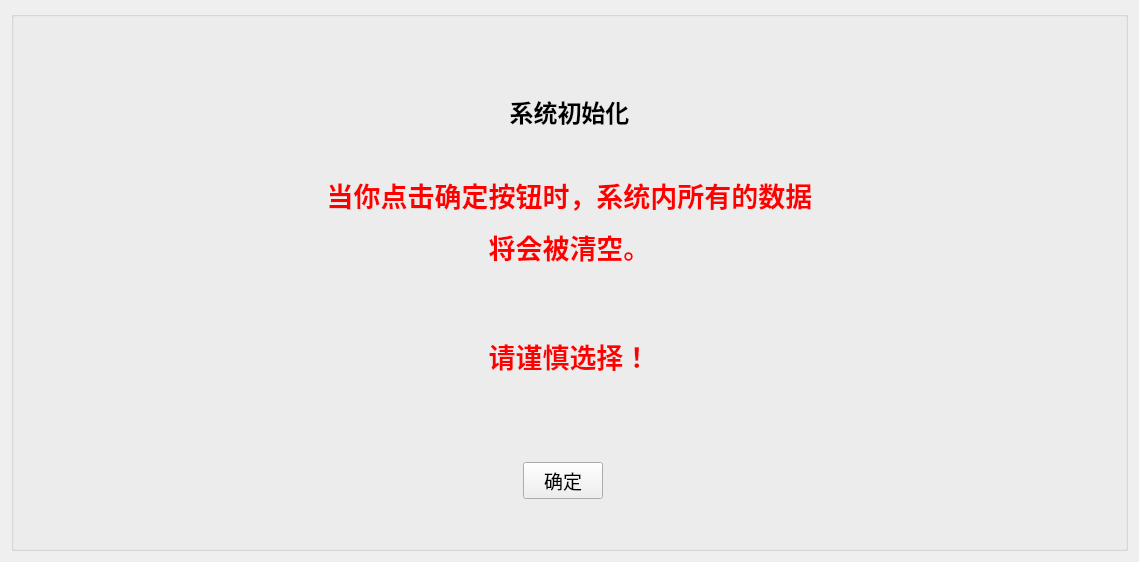
        <widget class="QWidget" name="tab_3">
         <attribute name="title">
          <string>系统设置</string>
         </attribute>
         <layout class="QGridLayout" name="gridLayout_13">
          <item row="0" column="0">
           <widget class="QGroupBox" name="groupBox_7">
            <property name="title">
             <string/>
            </property>
            <layout class="QGridLayout" name="gridLayout_14">
             <item row="1" column="0">
              <layout class="QVBoxLayout" name="verticalLayout">
               <item>
                <widget class="QLabel" name="label_26">
                 <property name="font">
                  <font>
                   <family>Arial</family>
                   <pointsize>18</pointsize>
                  </font>
                 </property>
                 <property name="text">
                  <string>&lt;html&gt;&lt;head/&gt;&lt;body&gt;&lt;p align=&quot;center&quot;&gt;&lt;br/&gt;&lt;/p&gt;&lt;p align=&quot;center&quot;&gt;&lt;span style=&quot; font-weight:600; color:#000000;&quot;&gt;系统初始化&lt;/span&gt;&lt;/p&gt;&lt;/body&gt;&lt;/html&gt;</string>
                 </property>
                </widget>
               </item>
               <item>
                <spacer name="verticalSpacer_3">
                 <property name="orientation">
                  <enum>Qt::Vertical</enum>
                 </property>
                 <property name="sizeHint" stdset="0">
                  <size>
                   <width>20</width>
                   <height>40</height>
                  </size>
                 </property>
                </spacer>
               </item>
               <item>
                <widget class="QLabel" name="label_25">
                 <property name="text">
                  <string>&lt;html&gt;&lt;head/&gt;&lt;body&gt;&lt;p align=&quot;center&quot;&gt;&lt;span style=&quot; font-size:20pt; font-weight:600; color:#ff0000;&quot;&gt;当你点击确定按钮时，系统内所有的数据&lt;/span&gt;&lt;/p&gt;&lt;p align=&quot;center&quot;&gt;&lt;span style=&quot; font-size:20pt; font-weight:600; color:#ff0000;&quot;&gt;将会被清空。&lt;/span&gt;&lt;/p&gt;&lt;p align=&quot;center&quot;&gt;&lt;span style=&quot; font-size:20pt;&quot;&gt;&lt;br/&gt;&lt;/span&gt;&lt;/p&gt;&lt;p align=&quot;center&quot;&gt;&lt;span style=&quot; font-size:20pt; font-weight:600; color:#ff0000;&quot;&gt;请谨慎选择！&lt;/span&gt;&lt;/p&gt;&lt;/body&gt;&lt;/html&gt;</string>
                 </property>
                </widget>
               </item>
               <item>
                <spacer name="verticalSpacer_2">
                 <property name="orientation">
                  <enum>Qt::Vertical</enum>
                 </property>
                 <property name="sizeHint" stdset="0">
                  <size>
                   <width>20</width>
                   <height>40</height>
                  </size>
                 </property>
                </spacer>
               </item>
               <item>
                <spacer name="verticalSpacer_4">
                 <property name="orientation">
                  <enum>Qt::Vertical</enum>
                 </property>
                 <property name="sizeHint" stdset="0">
                  <size>
                   <width>20</width>
                   <height>40</height>
                  </size>
                 </property>
                </spacer>
               </item>
               <item>
                <layout class="QHBoxLayout" name="horizontalLayout_7">
                 <item>
                  <spacer name="horizontalSpacer_2">
                   <property name="orientation">
                    <enum>Qt::Horizontal</enum>
                   </property>
                   <property name="sizeType">
                    <enum>QSizePolicy::Maximum</enum>
                   </property>
                   <property name="sizeHint" stdset="0">
                    <size>
                     <width>500</width>
                     <height>20</height>
                    </size>
                   </property>
                  </spacer>
                 </item>
                 <item>
                  <widget class="QPushButton" name="pushButton_16">
                   <property name="font">
                    <font>
                     <family>Agency FB</family>
                     <pointsize>14</pointsize>
                    </font>
                   </property>
                   <property name="text">
                    <string>确定</string>
                   </property>
                  </widget>
                 </item>
                 <item>
                  <spacer name="horizontalSpacer_3">
                   <property name="orientation">
                    <enum>Qt::Horizontal</enum>
                   </property>
                   <property name="sizeType">
                    <enum>QSizePolicy::Maximum</enum>
                   </property>
                   <property name="sizeHint" stdset="0">
                    <size>
                     <width>513</width>
                     <height>20</height>
                    </size>
                   </property>
                  </spacer>
                 </item>
                </layout>
               </item>
               <item>
                <spacer name="verticalSpacer">
                 <property name="orientation">
                  <enum>Qt::Vertical</enum>
                 </property>
                 <property name="sizeHint" stdset="0">
                  <size>
                   <width>20</width>
                   <height>40</height>
                  </size>
                 </property>
                </spacer>
               </item>
              </layout>
             </item>
            </layout>
           </widget>
          </item>
         </layout>
        </widget>
